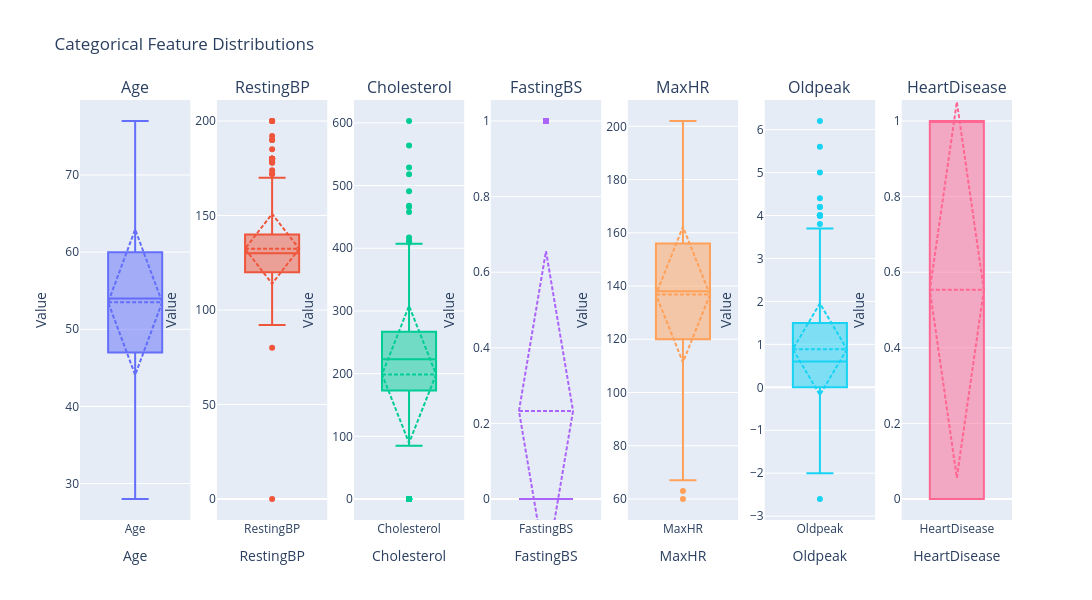

Write notebook code for a chart like this one.
### Code cell
fig = make_subplots(1,7,subplot_titles=numerical_data.columns)

for i, column in enumerate(numerical_data.columns):
    row = i // 7 + 1
    col = i % 7 + 1
    fig.add_trace(
        go.Box(y=numerical_data[column], name=column, boxmean='sd'),
        row=row, col=col
    )
    fig.update_xaxes(title_text=column, row=row, col=col)
    fig.update_yaxes(title_text="Value", row=row, col=col)
fig.update_layout(
    height=300 * n_rows,
    width=2500,
    title_text="Categorical Feature Distributions",
    showlegend=False
)
fig.show()

### Figure 1 — Plotly figure (JSON) as saved in the notebook; plotly's stock layout.template omitted (floating-point values rounded to 4 significant figures; data arrays with more than 128 entries replaced by an {"elided": "..."} marker saying what was removed)
{"data": [{"boxmean": "sd", "name": "Age", "type": "box", "xaxis": "x", "y": {"elided": "918 int values"}, "yaxis": "y"}, {"boxmean": "sd", "name": "RestingBP", "type": "box", "xaxis": "x2", "y": {"elided": "918 int values"}, "yaxis": "y2"}, {"boxmean": "sd", "name": "Cholesterol", "type": "box", "xaxis": "x3", "y": {"elided": "918 int values"}, "yaxis": "y3"}, {"boxmean": "sd", "name": "FastingBS", "type": "box", "xaxis": "x4", "y": {"elided": "918 int values"}, "yaxis": "y4"}, {"boxmean": "sd", "name": "MaxHR", "type": "box", "xaxis": "x5", "y": {"elided": "918 int values"}, "yaxis": "y5"}, {"boxmean": "sd", "name": "Oldpeak", "type": "box", "xaxis": "x6", "y": {"elided": "918 float values"}, "yaxis": "y6"}, {"boxmean": "sd", "name": "HeartDisease", "type": "box", "xaxis": "x7", "y": {"elided": "918 int values"}, "yaxis": "y7"}], "layout": {"annotations": [{"font": {"size": 16}, "showarrow": false, "text": "Age", "x": 0.05918, "xanchor": "center", "xref": "paper", "y": 1, "yanchor": "bottom", "yref": "paper"}, {"font": {"size": 16}, "showarrow": false, "text": "RestingBP", "x": 0.2061, "xanchor": "center", "xref": "paper", "y": 1, "yanchor": "bottom", "yref": "paper"}, {"font": {"size": 16}, "showarrow": false, "text": "Cholesterol", "x": 0.3531, "xanchor": "center", "xref": "paper", "y": 1, "yanchor": "bottom", "yref": "paper"}, {"font": {"size": 16}, "showarrow": false, "text": "FastingBS", "x": 0.5, "xanchor": "center", "xref": "paper", "y": 1, "yanchor": "bottom", "yref": "paper"}, {"font": {"size": 16}, "showarrow": false, "text": "MaxHR", "x": 0.6469, "xanchor": "center", "xref": "paper", "y": 1, "yanchor": "bottom", "yref": "paper"}, {"font": {"size": 16}, "showarrow": false, "text": "Oldpeak", "x": 0.7939, "xanchor": "center", "xref": "paper", "y": 1, "yanchor": "bottom", "yref": "paper"}, {"font": {"size": 16}, "showarrow": false, "text": "HeartDisease", "x": 0.9408, "xanchor": "center", "xref": "paper", "y": 1, "yanchor": "bottom", "yref": "paper"}], "height": 600, "showlegend": false, "title": {"text": "Categorical Feature Distributions"}, "width": 2500, "xaxis": {"anchor": "y", "domain": [0, 0.1184], "title": {"text": "Age"}}, "xaxis2": {"anchor": "y2", "domain": [0.1469, 0.2653], "title": {"text": "RestingBP"}}, "xaxis3": {"anchor": "y3", "domain": [0.2939, 0.4122], "title": {"text": "Cholesterol"}}, "xaxis4": {"anchor": "y4", "domain": [0.4408, 0.5592], "title": {"text": "FastingBS"}}, "xaxis5": {"anchor": "y5", "domain": [0.5878, 0.7061], "title": {"text": "MaxHR"}}, "xaxis6": {"anchor": "y6", "domain": [0.7347, 0.8531], "title": {"text": "Oldpeak"}}, "xaxis7": {"anchor": "y7", "domain": [0.8816, 1.0], "title": {"text": "HeartDisease"}}, "yaxis": {"anchor": "x", "domain": [0, 1], "title": {"text": "Value"}}, "yaxis2": {"anchor": "x2", "domain": [0, 1], "title": {"text": "Value"}}, "yaxis3": {"anchor": "x3", "domain": [0, 1], "title": {"text": "Value"}}, "yaxis4": {"anchor": "x4", "domain": [0, 1], "title": {"text": "Value"}}, "yaxis5": {"anchor": "x5", "domain": [0, 1], "title": {"text": "Value"}}, "yaxis6": {"anchor": "x6", "domain": [0, 1], "title": {"text": "Value"}}, "yaxis7": {"anchor": "x7", "domain": [0, 1], "title": {"text": "Value"}}}}
